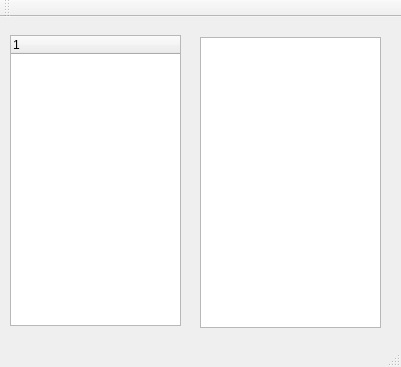
<?xml version="1.0" encoding="UTF-8"?>
<ui version="4.0">
 <class>MainWindow</class>
 <widget class="QMainWindow" name="MainWindow">
  <property name="geometry">
   <rect>
    <x>0</x>
    <y>0</y>
    <width>401</width>
    <height>367</height>
   </rect>
  </property>
  <property name="windowTitle">
   <string>MainWindow</string>
  </property>
  <widget class="QWidget" name="centralWidget">
   <widget class="QTreeWidget" name="treeWidget">
    <property name="geometry">
     <rect>
      <x>10</x>
      <y>18</y>
      <width>171</width>
      <height>291</height>
     </rect>
    </property>
    <column>
     <property name="text">
      <string notr="true">1</string>
     </property>
    </column>
   </widget>
   <widget class="QListWidget" name="listWidget">
    <property name="geometry">
     <rect>
      <x>200</x>
      <y>20</y>
      <width>181</width>
      <height>291</height>
     </rect>
    </property>
   </widget>
  </widget>
  <widget class="QMenuBar" name="menuBar">
   <property name="geometry">
    <rect>
     <x>0</x>
     <y>0</y>
     <width>401</width>
     <height>23</height>
    </rect>
   </property>
  </widget>
  <widget class="QToolBar" name="mainToolBar">
   <attribute name="toolBarArea">
    <enum>TopToolBarArea</enum>
   </attribute>
   <attribute name="toolBarBreak">
    <bool>false</bool>
   </attribute>
  </widget>
  <widget class="QStatusBar" name="statusBar"/>
 </widget>
 <layoutdefault spacing="6" margin="11"/>
 <resources/>
 <connections/>
</ui>
